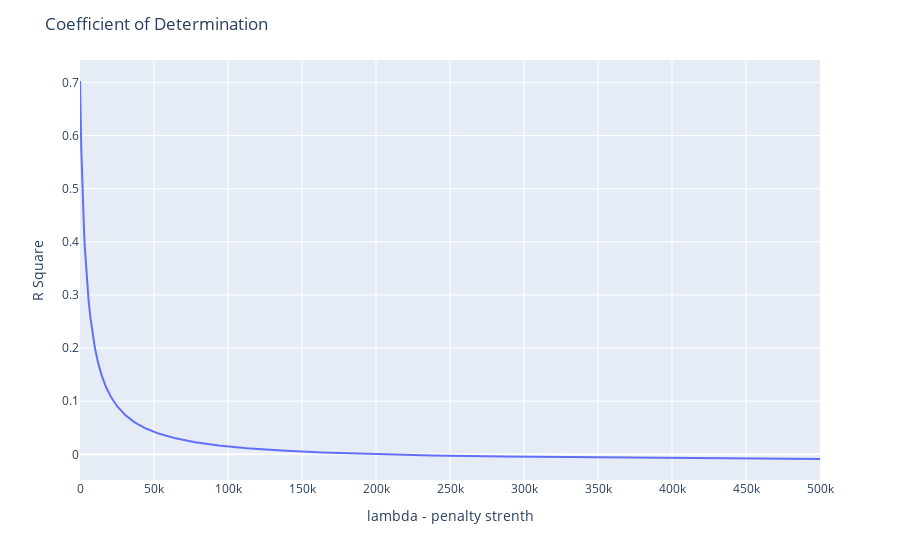

Source (notebook cell):
### Code cell
fig = px.line( x=alpha_range, y=score,)
fig.update_layout(title='Coefficient of Determination',
                   xaxis_title='lambda - penalty strenth',
                   yaxis_title='R Square')
fig.show()
